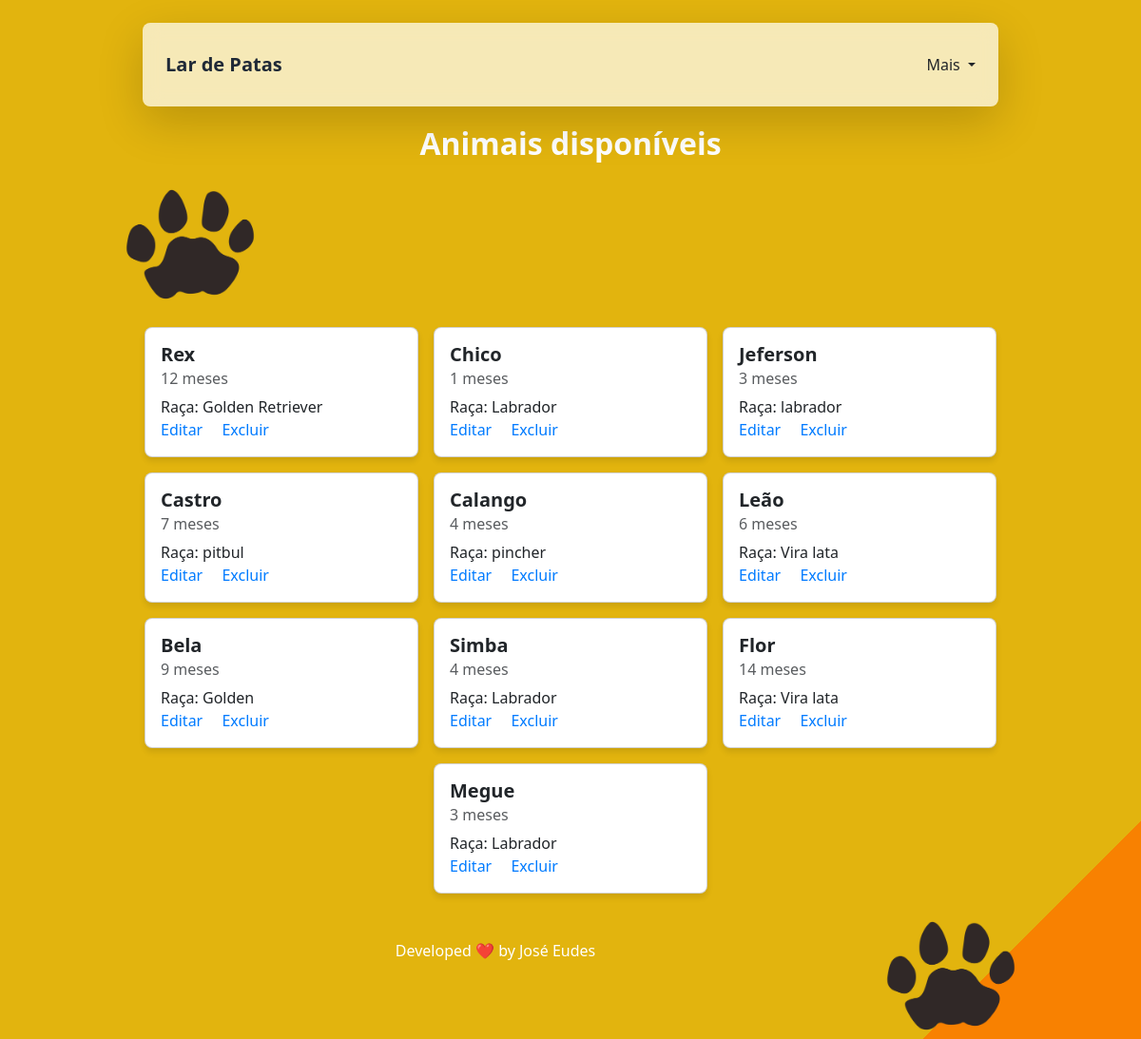
The app's page /animais/ (signed in) with its own data.
### animais/models.py (models this page shows)
class Animal(models.Model):
    nome = models.CharField(max_length=100)
    idade_em_meses = models.IntegerField(validators=[validar_idade_em_meses], default=0 ) # idade em meses do animal
    raca = models.CharField(max_length=100)
    descricao = models.TextField()
    sexo = models.CharField(
        max_length=1,
        choices=[("M", "Macho"), ("F", "Fêmea")],
        default="M",
    )  # Sexo do Animal
    tutor = models.ForeignKey(
        'TutorAtual', on_delete=models.SET_NULL, null=True, related_name='animais'
    )  # Tutor associado ao animal (FK)

### animais/views.py (the view)
# urls.py: path('animais/', listar_animais, name='listar_animais'),
@login_required
def listar_animais(request):
    animais = Animal.objects.all()
    return render(request, 'listar_animais.html', {'animais': animais})

### animais/templates/listar_animais.html (shortened to what this page needs)
{% extends 'base.html' %}
{% block content %}
{% load static %}
<link href="{% static 'css/styles.css' %}" rel="stylesheet">
 <h2>Animais disponíveis</h2>
 {% load static %}
 <img src="{% static 'img/pata.webp' %}" alt="Pata" width="200" height="400">
 <div class="cards-container">
    {% for animal in animais %}
    <div class="card">
        <div class="card-body">
          <h5 class="card-title">{{ animal.nome }}</h5>
          <h6 class="card-subtitle mb-2 text-body-secondary">{{ animal.idade_em_meses }} meses</h6>
          <p class="card-text">Raça: {{ animal.raca }}</p>
          <a href="{% url 'atualizar_animal' animal.pk %}" class="card-link">Editar</a>
          <a href="{% url 'excluir_animal' animal.pk %}" class="card-link" onclick="return confirm('Tem certeza que deseja excluir este produto?');">Excluir</a>
        </div>
    </div>
    {% endfor %}
</div>
    <img src="{% static 'img/pata.webp' %}" alt="Pata" width="200" height="400" style="float: right; margin-left: 10px;">
{% endblock %}

### animais/templates/base.html (shortened to what this page needs)
<!DOCTYPE html>
<html lang="pt-br">
<head>
    <script src="https://cdn.tailwindcss.com"></script>
    {% load static %}
    <link href="{% static 'css/styles.css' %}" rel="stylesheet">
    <link href="{% static 'css/bootstrap.min.css' %}" rel="stylesheet">
</head>
<body>
        <nav class="blur-nav px-6 py-4 shadow-lg mx-auto mt-4 max-w-4xl rounded-lg shadow-lg px-6 py-4">
            <div class="flex items-center justify-between">
                <h1 class="text-xl font-bold text-gray-800">
                    <a href="{% url 'home' %}" >Lar de Patas</a>
                    </h1>
                <ul class="navbar-nav">
                    <li class="nav-item dropdown">
                        <a class="nav-link dropdown-toggle" role="button" data-bs-toggle="dropdown" aria-expanded="false">
                        Mais
                        </a>
                    </li>
                </ul>
            </div>
        </nav>
    <div class="container">
        {% block content %}{% endblock %}
    </div>
    <footer class="max-w-4xl mx-auto mt-12 mb-8 text-center">
        <p class="text-white-600">Developed ❤️ by José Eudes</p>
    </footer>
</body>
</html>

### static/css/styles.css (style rules this page uses)
h2 { font-size: 2rem; font-weight: bold; color: #ffffff; text-align: center; margin-bottom: 20px; margin-top: 60px; }
.blur-nav { position: fixed; top: 0; left: 50%; transform: translateX(-50%); max-width: 900px; width: 90%; backdrop-filter: blur(10px); background-color: rgba(255, 255, 255, 0.7); z-index: 50; }
body { padding-top: 4.5rem; background: linear-gradient(135deg, #e2b40e 90%, #f88101 50%); min-height: 100vh; }
footer { color: white; }
.cards-container { display: flex; flex-wrap: wrap; gap: 16px; justify-content: center; margin: 20px 0; }
.card { width: 18rem; box-shadow: 0 4px 6px rgba(0, 0, 0, 0.1); border-radius: 8px; overflow: hidden; transition: transform 0.3s ease; }
.card-body { padding: 16px; }
.card-title { font-size: 1.25rem; font-weight: bold; }
.card-link { color: #007bff; text-decoration: none; }

### records on screen
Animal: nome "Rex", idade_em_meses "12", raca "Golden Retriever"
Animal: nome "Chico", idade_em_meses "1", raca "Labrador"
Animal: nome "Jeferson", idade_em_meses "3", raca "labrador"
Animal: nome "Castro", idade_em_meses "7", raca "pitbul"
Animal: nome "Calango", idade_em_meses "4", raca "pincher"
Animal: nome "Leão", idade_em_meses "6", raca "Vira lata"
Animal: nome "Bela", idade_em_meses "9", raca "Golden"
Animal: nome "Simba", idade_em_meses "4", raca "Labrador"
Animal: nome "Flor", idade_em_meses "14", raca "Vira lata"
Animal: nome "Megue", idade_em_meses "3", raca "Labrador"
